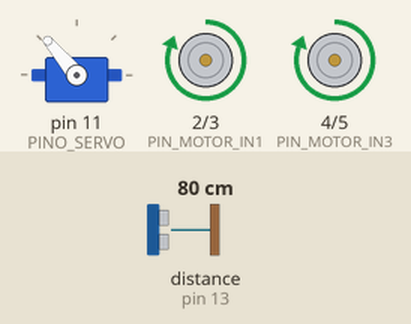
The sketch below on a simulated Arduino Uno, built with avr-gcc and run on an emulated ATmega328P. Shown: servo, motor-driver pin pairs drawn as motors (green arrow = first pin HIGH = forward, orange = second pin HIGH = backward, longer = more drive). Wiring (inferred from the names in the program): ultrasonic range finder: trigger pin 12; echo pin 13. The inputs (shaded band) are chosen by the test bench; at power-on: distance to the obstacle (sensor on pin 13) 80 cm. The echo pulse lasts 58.3 µs per cm.

Above: at 1.5 s.
1.6 s: distance to the obstacle (sensor on pin 13) set to 44 cm
3.1 s: distance to the obstacle (sensor on pin 13) set to 37 cm
At 4.2 s:
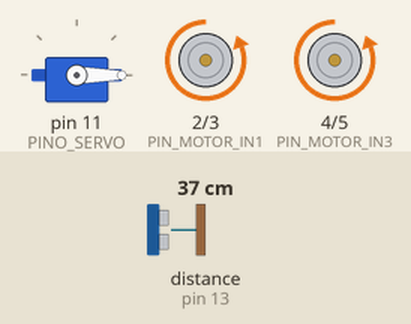
6.1 s: distance to the obstacle (sensor on pin 13) set to 60 cm
At 8.24 s:
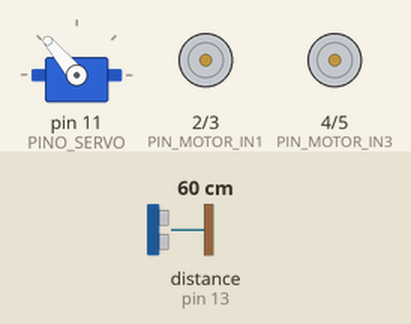
9.1 s: distance to the obstacle (sensor on pin 13) set to 9 cm
At 11.4 s:
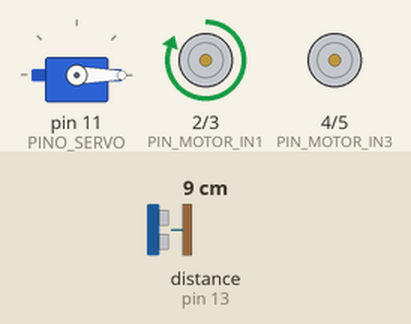
12.1 s: distance to the obstacle (sensor on pin 13) set to 120 cm
At 15.0 s:
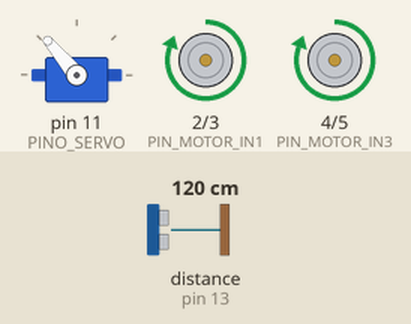
Timing chart, 0 to 16.1 s (numbered marks = the images above; inputs shaded):
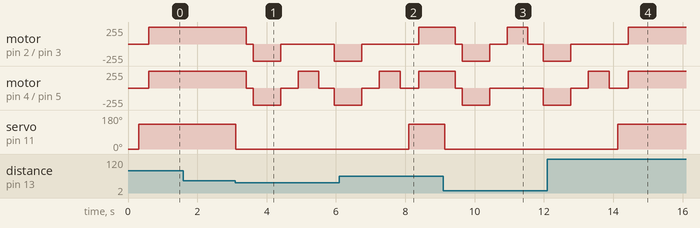

Measured:
- the behaviour switches between 41 and 40 cm on distance to the obstacle (sensor on pin 13) (found by bisection; images 0 and 1)
- after the input at 1.6 s, every drawn part: stays the same
- after the input at 6.1 s, servo on pin 11 (PINO_SERVO): 0° → 130° after 2.0 s
- after the input at 12.1 s, servo on pin 11 (PINO_SERVO): 0° → 130° after 2.0 s

The sketch:

Codigo_carrinho_teste.ino
```cpp
// O código abaixo é um dos nossos testes antes de chegar ao final. A principal diferença desse é que a vassoura "tremia" quanto dava ré/posicionada para o alto.
#include <Servo.h> // BIBLIOTECA DO SERVO

// --- CONFIGURAÇÃO DO SERVO ---
Servo servoVassoura;
const int PINO_SERVO = 11;

const int ANGULO_BAIXO = 130;
const int ANGULO_ALTO = -360;

int estadoVassoura = -1;

// ---------------------------------------------------

const int PINO_SENSOR_ECHO = 13;
const int PINO_SENSOR_TRIGGER = 12;

const int PIN_MOTOR_IN1 = 2;
const int PIN_MOTOR_IN2 = 3;
const int PIN_MOTOR_IN3 = 4;
const int PIN_MOTOR_IN4 = 5;

// --- AJUSTES DE REFLEXO
const int DISTANCIA_SEGURA = 40; // Aumentado para 40cm (Freia antes)
const int PAUSA = 40;            // Reduzido para 40ms (Olhos mais abertos)

// ---------------------------------------------------

int ler_distancia(void);
void mover_frente(void);
void mover_tras(void);
void parar(void);
void levantar_vassoura(void);
void abaixar_vassoura(void);

// ---------------------------------------------------

void setup() {
  levantar_vassoura();

  pinMode(PINO_SENSOR_ECHO, INPUT);
  pinMode(PINO_SENSOR_TRIGGER, OUTPUT);
  digitalWrite(PINO_SENSOR_TRIGGER, LOW);

  pinMode(PIN_MOTOR_IN1, OUTPUT);
  pinMode(PIN_MOTOR_IN2, OUTPUT);
  pinMode(PIN_MOTOR_IN3, OUTPUT);
  pinMode(PIN_MOTOR_IN4, OUTPUT);

  parar();
}

// ---------------------------------------------------

void loop() {
  int distancia = ler_distancia();

  if (distancia > 0 && distancia < DISTANCIA_SEGURA){

    // --- OBSTÁCULO DETECTADO ---
    parar();
    delay(200); // Pausa breve para estabilizar

    mover_tras();
    delay(800); // Ré (ajuste se precisar ir mais longe)

    parar();
    delay(500);

    // LÓGICA DE GIRO (PAR/ÍMPAR)
    bool par = (millis() % 2 == 0) ? true : false;

    if(par){
      // Gira para um lado
      digitalWrite(PIN_MOTOR_IN1, HIGH);
      digitalWrite(PIN_MOTOR_IN2, LOW);
      digitalWrite(PIN_MOTOR_IN3, LOW); // Garante o outro lado parado
      digitalWrite(PIN_MOTOR_IN4, LOW);
    } else {
      // Gira para o outro
      digitalWrite(PIN_MOTOR_IN1, LOW); // Garante o outro lado parado
      digitalWrite(PIN_MOTOR_IN2, LOW);
      digitalWrite(PIN_MOTOR_IN3, HIGH);
      digitalWrite(PIN_MOTOR_IN4, LOW);
    }

    delay(600); // Tempo de giro (Aumentei um pouco para garantir a curva)

    parar();
    delay(200); // Estabiliza antes de voltar a andar

  } else {
    // --- CAMINHO LIVRE ---
    mover_frente();
  }

  delay(PAUSA); // Pausa curta para reação rápida
}

// ---------------------------------------------------
// FUNÇÕES
// ---------------------------------------------------

int ler_distancia(void){
  digitalWrite(PINO_SENSOR_TRIGGER,HIGH);
  delayMicroseconds(10);
  digitalWrite(PINO_SENSOR_TRIGGER,LOW);


  long duracao = pulseIn(PINO_SENSOR_ECHO, HIGH, 25000);

  if (duracao == 0) return 100; // Se der timeout, considera livre
  return duracao / 58;
}

void mover_frente(void){
  abaixar_vassoura();
  digitalWrite(PIN_MOTOR_IN1, HIGH);
  digitalWrite(PIN_MOTOR_IN2, LOW);
  digitalWrite(PIN_MOTOR_IN3, HIGH);
  digitalWrite(PIN_MOTOR_IN4, LOW);
}

void mover_tras(void){
  levantar_vassoura();
  digitalWrite(PIN_MOTOR_IN1, LOW);
  digitalWrite(PIN_MOTOR_IN2, HIGH);
  digitalWrite(PIN_MOTOR_IN3, LOW);
  digitalWrite(PIN_MOTOR_IN4, HIGH);
}

void parar(void){
  levantar_vassoura();
  digitalWrite(PIN_MOTOR_IN1, LOW);
  digitalWrite(PIN_MOTOR_IN2, LOW);
  digitalWrite(PIN_MOTOR_IN3, LOW);
  digitalWrite(PIN_MOTOR_IN4, LOW);
}

// ---------------------------------------------------
// FUNÇÕES DA VASSOURA
// ---------------------------------------------------

void levantar_vassoura(){
  if (estadoVassoura != 1) {
    servoVassoura.attach(PINO_SERVO);
    servoVassoura.write(ANGULO_ALTO);
    delay(300);
    // Mantém ligado para segurar
    estadoVassoura = 1;
  }
}

void abaixar_vassoura(){
  if (estadoVassoura != 0) {
    servoVassoura.attach(PINO_SERVO);
    servoVassoura.write(ANGULO_BAIXO);
    delay(300);
    servoVassoura.detach(); // Desliga para não tremer no chão
    estadoVassoura = 0;
  }
}
```
